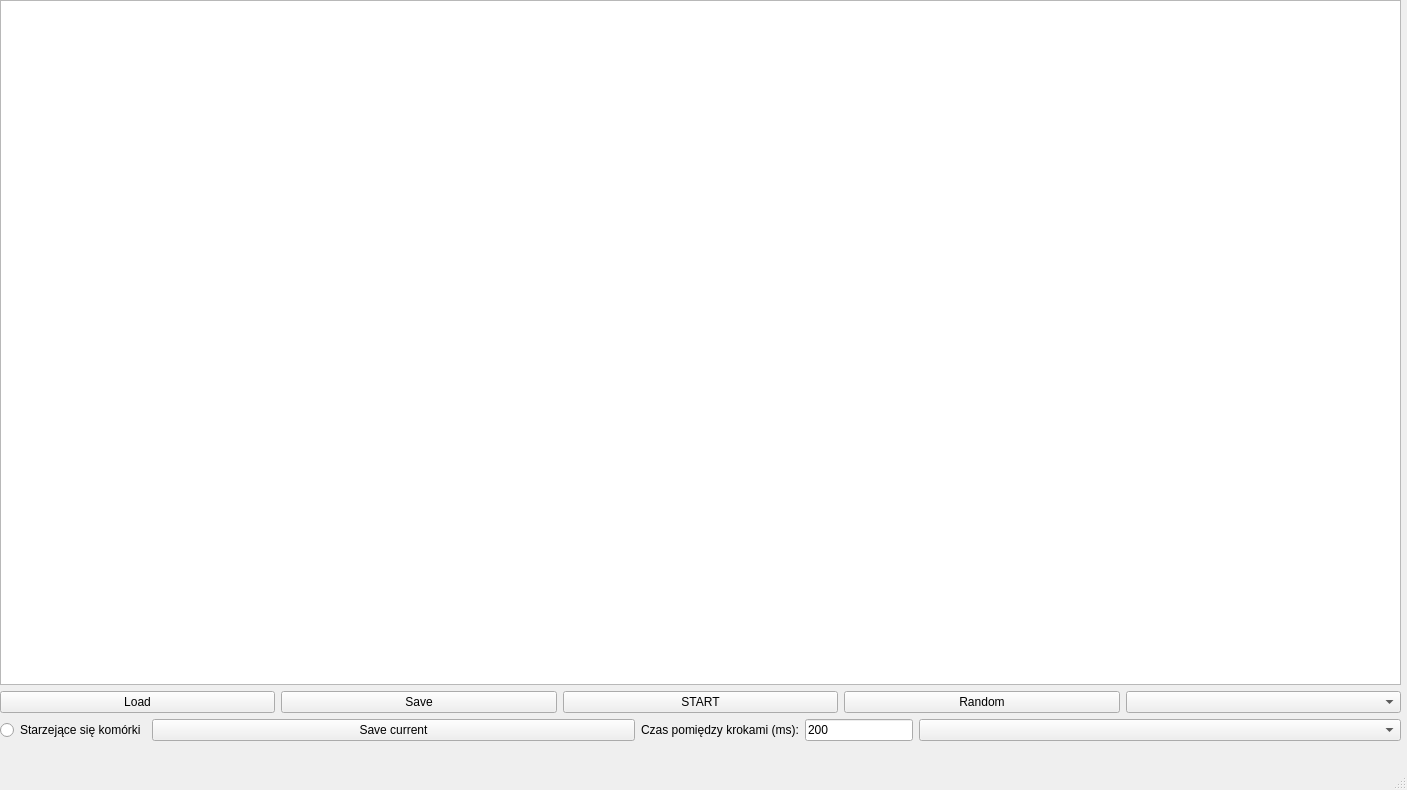
<?xml version="1.0" encoding="UTF-8"?>
<ui version="4.0">
 <class>GameWindow</class>
 <widget class="QMainWindow" name="GameWindow">
  <property name="geometry">
   <rect>
    <x>0</x>
    <y>0</y>
    <width>1407</width>
    <height>790</height>
   </rect>
  </property>
  <property name="windowTitle">
   <string>GameWindow</string>
  </property>
  <widget class="QWidget" name="centralwidget">
   <widget class="QWidget" name="gridLayoutWidget">
    <property name="geometry">
     <rect>
      <x>0</x>
      <y>0</y>
      <width>1401</width>
      <height>741</height>
     </rect>
    </property>
    <layout class="QGridLayout" name="gridLayout">
     <item row="1" column="0">
      <layout class="QHBoxLayout" name="horizontalLayout">
       <item>
        <widget class="QPushButton" name="loadButton">
         <property name="text">
          <string>Load</string>
         </property>
        </widget>
       </item>
       <item>
        <widget class="QPushButton" name="saveButton">
         <property name="text">
          <string>Save</string>
         </property>
        </widget>
       </item>
       <item>
        <widget class="QPushButton" name="startStopButton">
         <property name="text">
          <string>START</string>
         </property>
        </widget>
       </item>
       <item>
        <widget class="QPushButton" name="randomButton">
         <property name="text">
          <string>Random</string>
         </property>
        </widget>
       </item>
       <item>
        <widget class="QComboBox" name="sizeComboBox"/>
       </item>
      </layout>
     </item>
     <item row="0" column="0">
      <widget class="QGraphicsView" name="graphicsView"/>
     </item>
     <item row="2" column="0">
      <layout class="QHBoxLayout" name="horizontalLayout_3">
       <item>
        <widget class="QRadioButton" name="agingRadio">
         <property name="sizePolicy">
          <sizepolicy hsizetype="Maximum" vsizetype="Fixed">
           <horstretch>0</horstretch>
           <verstretch>0</verstretch>
          </sizepolicy>
         </property>
         <property name="text">
          <string>Starzejące się komórki</string>
         </property>
        </widget>
       </item>
       <item>
        <widget class="QPushButton" name="saveCurrentButton">
         <property name="text">
          <string>Save current</string>
         </property>
        </widget>
       </item>
       <item>
        <widget class="QLabel" name="label">
         <property name="sizePolicy">
          <sizepolicy hsizetype="Maximum" vsizetype="Preferred">
           <horstretch>0</horstretch>
           <verstretch>0</verstretch>
          </sizepolicy>
         </property>
         <property name="text">
          <string>Czas pomiędzy krokami (ms):</string>
         </property>
        </widget>
       </item>
       <item>
        <widget class="QLineEdit" name="timeEdit">
         <property name="sizePolicy">
          <sizepolicy hsizetype="Maximum" vsizetype="Fixed">
           <horstretch>0</horstretch>
           <verstretch>0</verstretch>
          </sizepolicy>
         </property>
         <property name="text">
          <string>200</string>
         </property>
         <property name="placeholderText">
          <string>Czas pomiędzy krokami w ms</string>
         </property>
        </widget>
       </item>
       <item>
        <widget class="QComboBox" name="algorithmComboBox"/>
       </item>
      </layout>
     </item>
    </layout>
   </widget>
  </widget>
  <widget class="QMenuBar" name="menubar">
   <property name="geometry">
    <rect>
     <x>0</x>
     <y>0</y>
     <width>1407</width>
     <height>21</height>
    </rect>
   </property>
  </widget>
  <widget class="QStatusBar" name="statusbar"/>
 </widget>
 <resources/>
 <connections/>
</ui>
